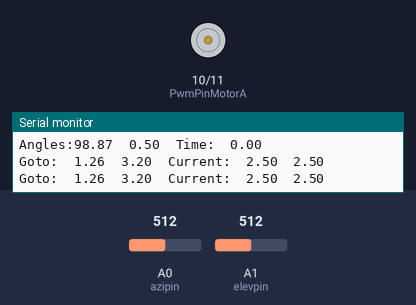
Bench run of a sketch on a simulated Arduino Uno, built with avr-gcc and run on an emulated ATmega328P. On the bench: motor-driver pin pairs drawn as motors (green arrow = first pin HIGH = forward, orange = second pin HIGH = backward, longer = more drive), the last lines printed to the serial monitor. The test bench sets the inputs (shaded band); at power-on: A1 (elevpin) = 512, A0 (azipin) = 512.

Above: at 4.3 s.
4.4 s: A1 (elevpin) set to 657
At 7.4 s:
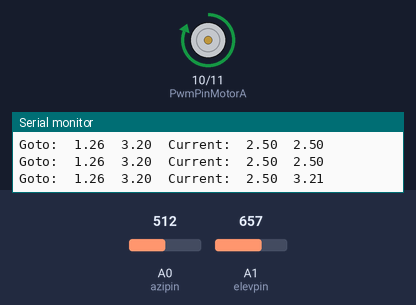
8.9 s: A1 (elevpin) set to 677
At 11.4 s:
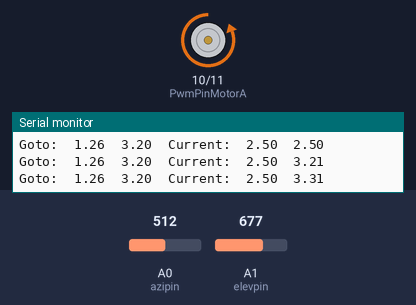
17.0 s: A1 (elevpin) set to 511
21.5 s: A1 (elevpin) set to 716
Timing chart, 0 to 28.5 s (numbered marks = the images above; inputs shaded):
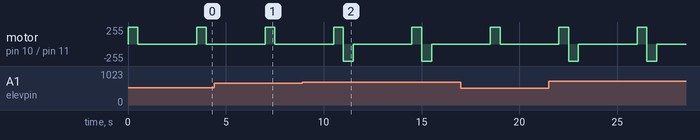

Measured:
- the behaviour switches between 664 and 665 on A1 (elevpin) (found by bisection; images 1 and 2)

The sketch:

SolarTracking.ino
```cpp
#define PwmPinMotorA 10
#define DirectionPinMotorA 12
#define PwmPinMotorB 11
#define DirectionPinMotorB 13

int azipin = 0;
int elevpin = 1;
int min,sec,count,check,back=0;

float sunazi,sunelev,sunazi_v,sunelev_v,time;
float trackazi_v,trackelev_v;
const float tol = 0.05;
const int motdel = 500;
//const float vazi_max = ;
//const float vazi_min = ;
const float velev_max = 3.2;
const float velev_min = 2.0;

const float anglesTable[61][3] = {

    {  0,  98.87,  0.50},
    { 10, 100.36,  2.29},
    { 20, 101.85,  4.18},
    { 30, 103.36,  6.10},
    { 40, 104.90,  8.03},
    { 50, 106.46,  9.95},
    { 60, 108.05, 11.86},
    { 70, 109.67, 13.76},
    { 80, 111.33, 15.65},
    { 90, 113.03, 17.51},
    {100, 114.78, 19.35},
    {110, 116.58, 21.17},
    {120, 118.43, 22.96},
    {130, 120.34, 24.71},
    {140, 122.32, 26.43},
    {150, 124.36, 28.12},
    {160, 126.49, 29.76},
    {170, 128.69, 31.36},
    {180, 130.97, 32.91},
    {190, 133.35, 34.41},
    {200, 135.82, 35.85},
    {210, 138.39, 37.22},
    {220, 141.06, 38.53},
    {230, 143.84, 39.76},
    {240, 146.72, 40.91},
    {250, 149.71, 41.97},
    {260, 152.80, 42.94},
    {270, 156.00, 43.82},
    {280, 159.29, 44.59},
    {290, 162.67, 45.25},
    {300, 166.12, 45.79},
    {310, 169.57, 45.25},
    {320, 172.95, 44.59},
    {330, 176.24, 43.82},
    {340, 179.44, 42.94},
    {350, 182.53, 41.97},
    {360, 185.52, 40.91},
    {370, 188.40, 39.76},
    {380, 191.18, 38.53},
    {390, 193.85, 37.22},
    {400, 196.42, 35.85},
    {410, 198.89, 34.41},
    {420, 201.27, 32.91},
    {430, 203.55, 31.36},
    {440, 205.75, 29.76},
    {450, 207.88, 28.12},
    {460, 209.92, 26.43},
    {470, 211.90, 24.71},
    {480, 213.81, 22.96},
    {490, 215.66, 21.17},
    {500, 217.46, 19.35},
    {510, 219.21, 17.51},
    {520, 220.91, 15.65},
    {530, 222.57, 13.76},
    {540, 224.19, 11.86},
    {550, 225.78,  9.95},
    {560, 227.34,  8.03},
    {570, 228.88,  6.10},
    {580, 230.39,  4.18},
    {590, 231.88,  2.29},
    {600, 233.37,  0.50},

};

void setup()
{

    //check = 0;
    Serial.begin(9600);
    time = 0;

}

void loop()
{

    check = 0;
    while(check < 62)
    {

        //we will read our calculated sun position
        sunazi = anglesTable[check][1];
        sunelev = anglesTable[check][2];
        Serial.print("Angles:");
        Serial.print(sunazi);//value
        Serial.print("\t");
        Serial.print(sunelev);//value
        Serial.print("\t");
        Serial.print("Time:");
        Serial.print("\t");
        Serial.print(time); //value
        Serial.print("\n"); // newline
        Serial.println(""); // go back to left

        // slope and intercept were for voltage to angle, so invert
        sunazi_v =(sunazi - 19.11)/(63.343);
        sunelev_v =(sunelev - 213.69)/(-61.64);

        // keep from looping to get to out of range tilts
        if (sunelev_v > velev_max - tol/2)
           sunelev_v = velev_max;
        if (sunelev_v < velev_min + tol/2)
           sunelev_v = velev_min;

        //compare angles and align tracker
        while(abs(sunazi_v-trackazi_v)>tol || abs(sunelev_v-trackelev_v)>tol)
        {

            //read angle via input lines voltages
            trackazi_v = analogRead(azipin);
            trackazi_v = trackazi_v*5/1023;
            trackelev_v = analogRead(elevpin);
            trackelev_v = trackelev_v*5/1023;

            // print labels for troubleshooting
            Serial.print("Goto:");
            Serial.print("\t");
            Serial.print(sunazi_v);
            Serial.print("\t");
            Serial.print(sunelev_v);
            Serial.print("\t");
            Serial.print("Current:");
            Serial.print("\t");
            Serial.print(trackazi_v);
            Serial.print("\t");
            Serial.print(trackelev_v);
            Serial.print("\n");

            if(sunazi_v > trackazi_v+tol)
            {

                // turn AZI motor forward, 1 sec
                analogWrite(PwmPinMotorA,255);
                digitalWrite(DirectionPinMotorA, HIGH);
                delay(motdel);
                time += motdel;
                analogWrite(PwmPinMotorA,0);

            }

            if(sunazi_v < trackazi_v-tol)
            {

                // turn AZI motor reverse, 1 sec
                analogWrite(PwmPinMotorA,255);
                digitalWrite(DirectionPinMotorA, LOW);
                delay(motdel);
                time += motdel;
                analogWrite(PwmPinMotorA,0);

            }

            if((sunelev_v > trackelev_v+tol)&&(sunelev_v < 3.2))
            {

                // turn ELEV motor forward, 1 sec
                analogWrite(PwmPinMotorB,255);
                digitalWrite(DirectionPinMotorB, HIGH);
                delay(motdel);
                time += motdel;
                analogWrite(PwmPinMotorB,0);

            }

            if((sunelev_v < trackelev_v-tol)&&(sunelev_v > 2.00))
            {

                // turn ELEV motor reverse, 1 sec
                analogWrite(PwmPinMotorB,255);
                digitalWrite(DirectionPinMotorB, LOW);
                delay(motdel);
                time += motdel;
                analogWrite(PwmPinMotorB,0);

            }

            delay(3000);
            time += 3000;

        }

        check++;
        // wait a whole day
        delay(15000);
        time += 15000;

    }

}
```
